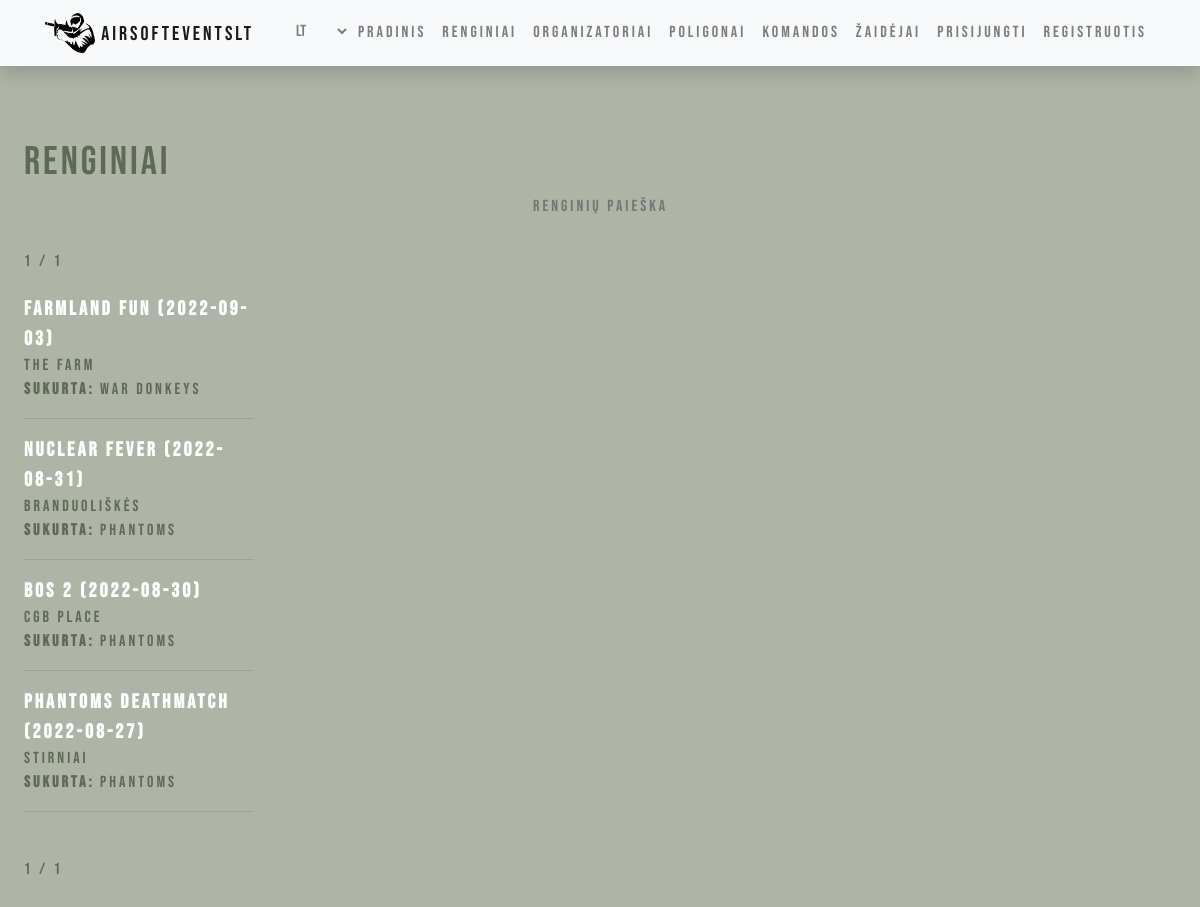
/events/list/, run on the app's committed database.
### events/models.py (models this page shows, shortened)
class Event(models.Model):
    name = models.CharField(_('Name of the event'),  max_length=150)
    date = models.DateField(_('Date of event'), null=True, blank=True)
    time = models.TimeField(_('Time of event'), null=True, blank=True, help_text=_('i.e.: 12:00 PM'))
    organizer = models.ForeignKey("Organizer", help_text=_("Organizer"), related_name='event_organizers', on_delete=models.SET_NULL, null=True)
    field = models.ForeignKey('Field', help_text=_("Field"), related_name='field_event', default=Field.get_default_field_pk, on_delete=models.SET_NULL, null=True)
    description = HTMLField(help_text=_("Field"), null=True)
    price = models.FloatField(_("Price"))
    max_players = models.IntegerField(_("Maximum player number"))
    created_on = models.DateTimeField(auto_now_add=True)
    EVENT_STATUS = (
        ('a', 'active'),
        ('i', 'inactive'),
    )
    status = models.CharField(max_length=1, choices=EVENT_STATUS, blank=True, default='a', help_text=_('Status'),)
    class Meta:
        ordering = ['-date']
        verbose_name = _("Event")
        verbose_name_plural = _("Events")
    @property
    def is_active(self):
        if self.date < date.today():
            self.status = 'i'
            return self.save()
        elif self.date > date.today():
            self.status = 'a'
            self.save()
            return True

class Field(models.Model):
    name = models.CharField(_('Name of the game field'),  max_length=150)
    location_long = models.FloatField(_('Location longitude'), max_length=50, null=True)
    location_lat = models.FloatField(_('Location latitude'), max_length=50, null=True)
    description = HTMLField(null=True, blank=True)
    field_map = models.ImageField(default="default_map.png", upload_to="maps/")
    created_by = models.ForeignKey("Organizer", help_text=_("Organizer"), related_name='field_organizers', on_delete=models.SET_NULL, null=True, blank=True)
    class Meta:
        verbose_name = _("Field")
        verbose_name_plural = _("Fields")
    def __str__(self):
        return self.name

class Organizer(models.Model):
    profile = models.OneToOneField(Profile, help_text=_('Profile'), related_name='organizer',on_delete=models.CASCADE)
    name = models.CharField(_('Name of the organizer'), max_length=150, default=_('New Organizer'))
    profile_picture = models.ImageField(_('Profile picture'), default="default.png", upload_to="organizer_pics/")
    contacts = models.CharField(_('Address and contacts'), max_length=150)
    description = HTMLField(null=True)
    class Meta:
        verbose_name = _("Organizer")
        verbose_name_plural = _("Organizers")
    def __str__(self):
        return self.name

### events/views.py (the view)
# urls.py: path('list/', views.EventListView.as_view(), name='event_list'),
class EventListView(generic.ListView):
    model = Event
    context_object_name = 'events'
    template_name = 'event_list.html'
    paginate_by = 4

### events/templates/event_list.html (shortened to what this page needs)
{% extends "base.html" %}
{% load i18n %}
{% block content %}
<div class='indented main-font'>
    <div style='padding-bottom:20px'>
        <h1 class='secondary-font'>{% trans "Event list" %}</h1>
        <center>
            <div>
                <form action="{% url 'search_events' %}" method="get" >
                <input name="query" class="search-bar secondary-font" type="text" placeholder="{% trans "Search for events" %}">
                </form>
            </div>
        </center>
        <div class="pagination secondary-font">
            <span class="step-links">
                <span class="current">
                    {{ page_obj.number }} / {{ page_obj.paginator.num_pages }}
                </span>
            </span>
        </div>
    </div>
    {% if events %}
        <div style='width:20%'>
            {% for event in events %}
                <strong><a class='link' href={{ event.id }}> <div> {{ event.name }} ({{ event.date|date:"Y-m-d" }}) </div></a></strong>
                <div class='secondary-font'>
                    <div> {{ event.field }} </div>
                    <div><strong> {% trans "Created by" %}:</strong> {{ event.organizer }}</div>
                </div>
                <hr>
            {% endfor %}
        </div>
    {% else %}
        <div> {% trans "No events yet" %} </div>
    {% endif %}
    <div class="pagination secondary-font" style='padding-top:30px'>
        <span class="step-links">
            <span class="current">
                {{ page_obj.number }} / {{ page_obj.paginator.num_pages }}
            </span>
        </span>
    </div>
</div>
{% endblock %}

### events/static/css/styles.css (style rules this page uses)
body { background-color: rgb(174, 180, 166); }
.indented { padding-left: 5%; padding: 2%; }
.main-font { color:white; font-family:"Bebas Neue"; letter-spacing: 3px; }
.secondary-font { color: rgb(92, 106, 86); font-family:"Bebas Neue"; letter-spacing: 3px; }
.link { text-decoration: none; color: inherit; font-size: 20px; -webkit-transition: 0.5s; }
.search-bar { background-color:transparent; margin-bottom: 30px; border: none; -webkit-transition: 0.5s; }

### data on the page
Event: name "Farmland fun", date "2022-09-03", field "The Farm", organizer "War Donkeys"
Event: name "Nuclear fever", date "2022-08-31", field "Branduoliškės", organizer "Phantoms"
Event: name "BoS 2", date "2022-08-30", field "CGB Place", organizer "Phantoms"
Event: name "PHantoms Deathmatch", date "2022-08-27", field "Stirniai", organizer "Phantoms"

### other printed values
{{ page_obj.number }} "1"
{{ page_obj.paginator.num_pages }} "1"
form field language "lt"
